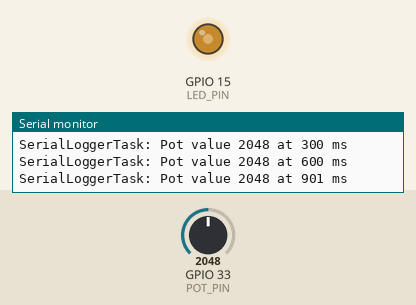
The sketch below on a simulated ESP32. Parts: output pins drawn as LEDs (lit = HIGH), the last lines printed to the serial monitor. The test bench sets the inputs (shaded band); at power-on: GPIO 33 (POT_PIN) = 2048.

Above: at 1.2 s.
1.3 s: GPIO 33 (POT_PIN) set to 2866
At 2.7 s:
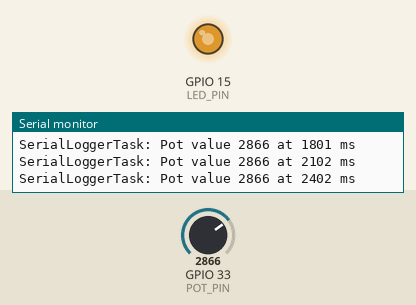
3.0 s: GPIO 33 (POT_PIN) set to 3603
At 3.9 s:
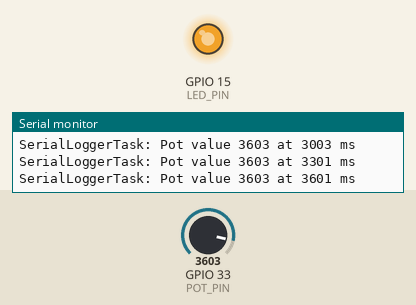
4.5 s: GPIO 33 (POT_PIN) set to 491
At 5.1 s:
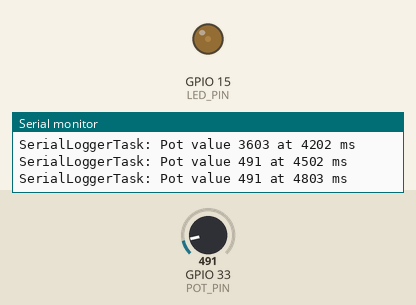
6.0 s: GPIO 33 (POT_PIN) set to 0
At 7.4 s:
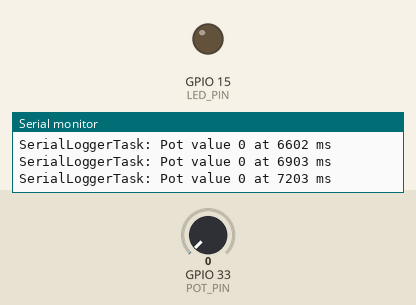
Timing chart, 0 to 8.5 s (numbered marks = the images above; inputs shaded):
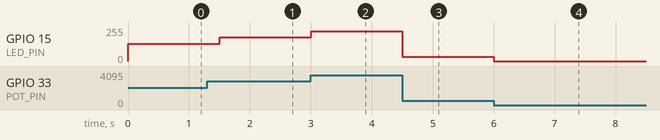

Measured:
- after the input at 1.3 s, GPIO 15 (LED_PIN): 128/255 → 178/255 after 0.20 s
- after the input at 3.0 s, GPIO 15 (LED_PIN): 178/255 → 224/255 at once
- after the input at 4.5 s, GPIO 15 (LED_PIN): 224/255 → 31/255 at once
- after the input at 6.0 s, GPIO 15 (LED_PIN): 31/255 → 0/255 at once

The sketch:

Threee_task_queue.ino
```cpp
#define POT_PIN 33
#define LED_PIN 15
#define PWM_FREQ 5000
#define PWM_RESOLUTION 12  // 12-bit (0–4095)
#define QUEUE_SIZE 5

QueueHandle_t potQueue = NULL;
QueueHandle_t sMonitorQueue = NULL;

void SensorTask(void *parameter) {
  for (;;) {
    uint16_t potValue = analogRead(POT_PIN);  // Read 0–4095
    xQueueSend(potQueue, &potValue, portMAX_DELAY);  // Send to queue
    xQueueSend(sMonitorQueue, &potValue, portMAX_DELAY);  // Send to queue
    vTaskDelay(300 / portTICK_PERIOD_MS);  // 300ms
  }
}

void LEDBrightnessTask(void *parameter) {
  for (;;) {
    uint16_t potValue;
    if (xQueueReceive(potQueue, &potValue, portMAX_DELAY)) {
      uint16_t brightness = potValue;
      ledcWrite(LED_PIN, brightness);
    }
  }
}

void SerialLoggerTask(void *parameter) {
  for (;;) {
    uint16_t potValue;
    if (xQueueReceive(sMonitorQueue, &potValue, portMAX_DELAY)) {
      Serial.printf("SerialLoggerTask: Pot value %u at %lu ms\n", potValue, millis());
    }
  }
}

void setup() {
  Serial.begin(115200);

  // Setup PWM for LED
  ledcAttach(LED_PIN, PWM_FREQ, PWM_RESOLUTION);

  // Create queue (5 items, each uint16_t)
  potQueue = xQueueCreate(QUEUE_SIZE, sizeof(uint16_t));
  if (potQueue == NULL) {
    Serial.println("Failed to create queue!");
    while (1);
  }

  // Create queue (5 items, each uint16_t)
  sMonitorQueue = xQueueCreate(QUEUE_SIZE, sizeof(uint16_t));
  if (sMonitorQueue == NULL) {
    Serial.println("Failed to create queue!");
    while (1);
  }

  // Create tasks with one parameter per line
  xTaskCreatePinnedToCore(
    SensorTask,             // Task function
    "SensorTask",           // Task name
    3000,                   // Stack size (bytes)
    NULL,                   // Task parameters
    1,                      // Priority
    NULL,                   // Task handle
    1                       // Core ID
  );

  xTaskCreatePinnedToCore(
    LEDBrightnessTask,      // Task function
    "LEDBrightnessTask",    // Task name
    3000,                   // Stack size (bytes)
    NULL,                   // Task parameters
    1,                      // Priority
    NULL,                   // Task handle
    1                       // Core ID
  );

  xTaskCreatePinnedToCore(
    SerialLoggerTask,       // Task function
    "SerialLoggerTask",     // Task name
    3000,                   // Stack size (bytes)
    NULL,                   // Task parameters
    1,                      // Priority
    NULL,                   // Task handle
    1                       // Core ID
  );
}

void loop() {
  // Empty
}
```
